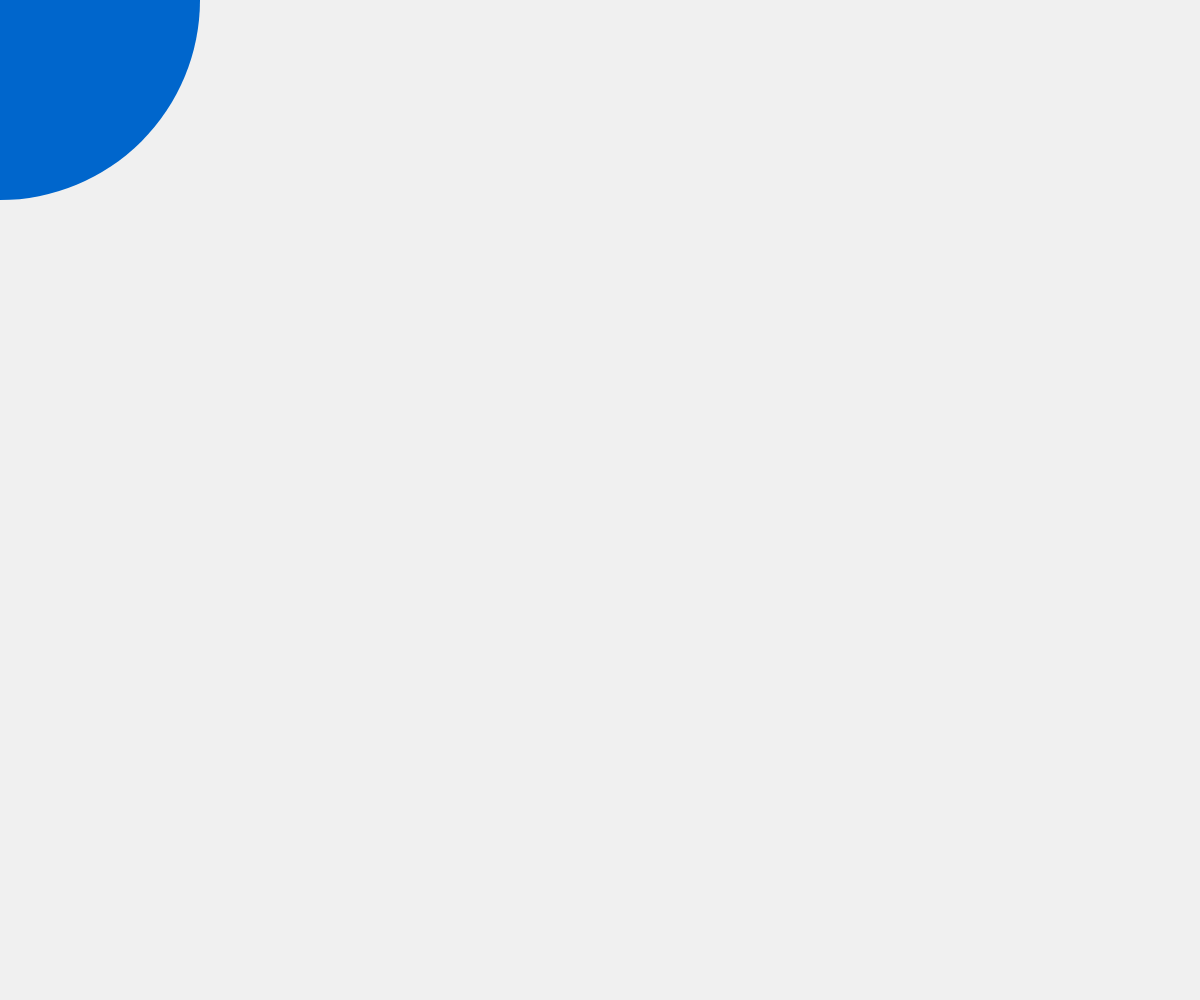
Frame 1 (no input)
Frame 60 (no input): identical to frame 1, image omitted
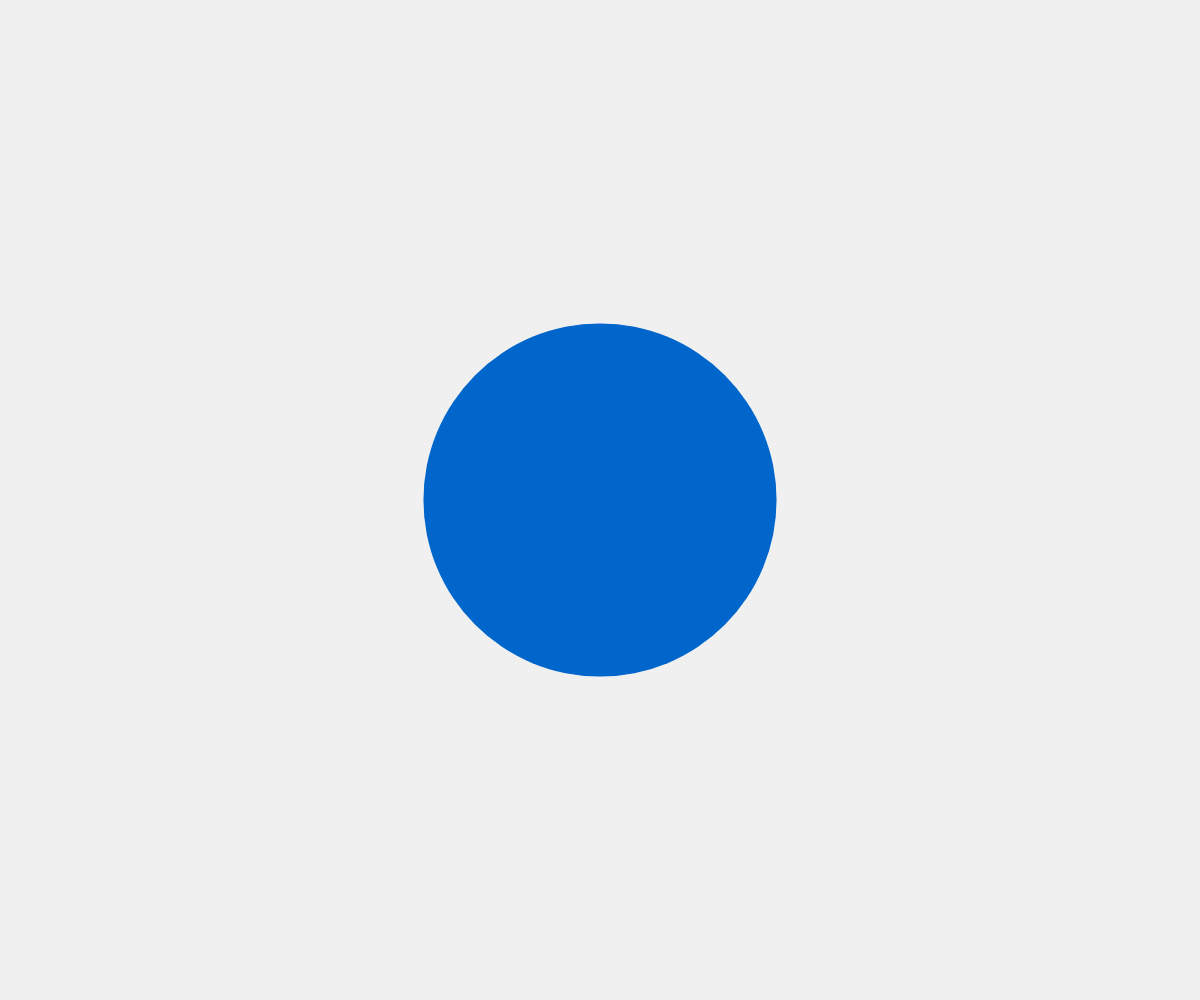
Frame 120 (the mouse pressed at the canvas centre since frame 60)

The p5.js sketch that drew these frames (run headless with seeded random() and noise() and a simulated clock; from frame 60 on, the mouse is pressed at the canvas centre):

// p5.js sketch
// ── sketch.js
// 最終課題を制作しよう



let circle = {
  x: 0, 
  y: 0, 
  r: 200, 
  r2: 200, 
};

function setup() {
  createCanvas(windowWidth, windowHeight);
  noStroke(); 
  balls = [];
}

function draw() {
  background(240); 

  
  let dx = mouseX - pmouseX;
  let dy = mouseY - pmouseY;
  let distance = sqrt(dx * dx + dy * dy);

  
  circle.x = mouseX;
  circle.y = mouseY;

  if (keyIsDown(SHIFT)) {
    circle.r = circle.r2;
  } else {
    // 半径を移動量に応じて縮小
    circle.r = circle.r - distance * 0.03;
    if (circle.r < 0) {
      circle.r = 0; // 半径が負にならないように制限
    }
  }
  
  drawCircle(circle.x, circle.y, circle.r, color(0, 102, 204));

  for (let i = 0; i < balls.length; i++) {
    let b = balls[i];
    ellipse(b.x, b.y, b.size);
    b.x += b.vx;
    b.y += b.vy;
  }

  const dx2 = mouseX - pmouseX;
  const dy2 = mouseY - pmouseY;
  //速度が速いのでdx2,dy2を半分に
  if (mag(dx2, dy2) > 5 && circle.r > 5) {
    const b = { x: mouseX, y: mouseY, size: random(1, 20), vx: -dx/2, vy: -dy/2 };
    balls.push(b);
  }
}
function drawCircle(x, y, radius, col) {
  fill(col); 
  ellipse(x, y, radius * 2); 
}

function windowResized(){
  resizeCanvas(windowWidth, windowHeight);
}
